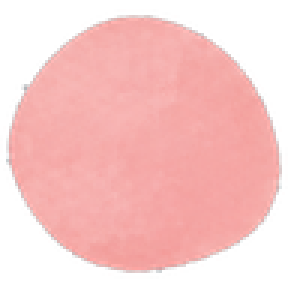
#> input picture assets/emotion-pebble/affection.png, 96 x 96 px, given in place of joy.png, which was not available (shown 3 times larger)
$ python make-report-stickers.py
#> lines starting #> are read from the running program, lines starting #| are printed output that depends on the picture
"""주간 리포트 공책의 **흰 테두리 스티커**를 그림으로 굽는다.

예전에는 같은 그림을 흰색으로 물들여 여덟 방향으로 겹쳐 그렸다. 스티커 하나가 그림 아홉 장이라
공책을 열 때 그림이 밀려서 하나씩 나타났다. 테두리를 그림에 넣어 두면 한 장으로 끝난다.

테두리 굵기는 예전 화면에서 보이던 값이다 — 조약돌은 폭 30에 1.3, 바바는 폭 112에 2.
그림 둘레로 여백을 넓혔으므로 화면은 그 여백만큼 크게 그린다(`parts.tsx` 의 `Sticker`).

    python3 scripts/make-report-stickers.py
"""

from PIL import Image
import numpy as np
from scipy import ndimage
import os

OUT = "assets/report/stickers"
# 서버 감정 키 12종 + 감정 없음 — `assets/emotion-pebble/` 의 그림을 그대로 받아 테두리만 두른다
PEBBLES = [
    "joy", "calm", "proud", "affection", "sad", "anxious",
    "angry", "disappointed", "ashamed", "confused", "sorry", "exhausted", "no-emotion",
]


def outlined(path, edge, pad):
#> called with path = 'assets/emotion-pebble/joy.png', edge = 4.16, pad = 6
    art = Image.open(path).convert("RGBA")
#> art is the input picture: PIL image 96x96 RGBA; mean R, G, B, A 164.5, 116.5, 115.3, 163
    w, h = art.size
#> w = 96; h = 96
    canvas = Image.new("RGBA", (w + pad * 2, h + pad * 2), (255, 255, 255, 0))
    canvas.alpha_composite(art, (pad, pad))
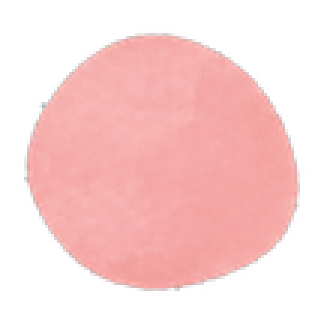
#> canvas: PIL image 108x108 RGBA (shown 3 times larger); mean R, G, B, A 245.6, 207.7, 206.8, 128.8; transparent parts drawn white
    alpha = np.asarray(canvas.getchannel("A"))
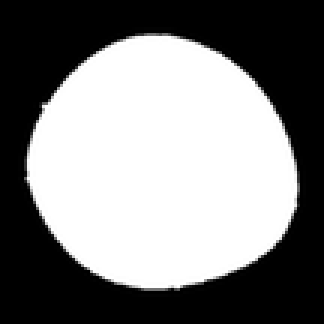
#> alpha: shape (108, 108) (shown 3 times larger); min 0, max 255, mean 128.8
    # 그림에서 떨어진 거리로 테두리를 그려 각지지 않게 한다
    distance = ndimage.distance_transform_edt(alpha < 64)
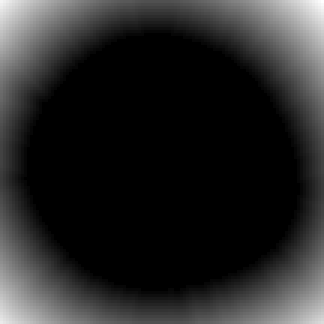
#> distance: shape (108, 108) float64 (shown 3 times larger); min 0, max 34.66, mean 5.3; drawn with min black and max white
    ring = np.clip(edge + 0.5 - distance, 0, 1)
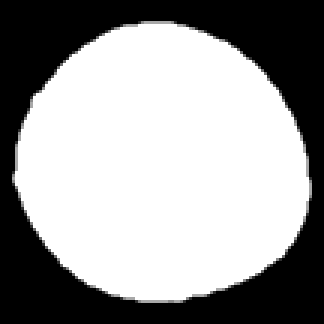
#> ring: shape (108, 108) float64 (shown 3 times larger); min 0, max 1, mean 0.608
    white = np.full((*alpha.shape, 4), 255, dtype=np.uint8)
    white[..., 3] = (ring * 255).astype(np.uint8)
    result = Image.fromarray(white)
    result.alpha_composite(canvas)
    return result


os.makedirs(OUT, exist_ok=True)
for name in PEBBLES:
    outlined(f"assets/emotion-pebble/{name}.png", 96 * 1.3 / 30, 6).save(
        f"{OUT}/{name}.png", optimize=True
    )
#> pass 2 of the loop `for name in PEBBLES:`:
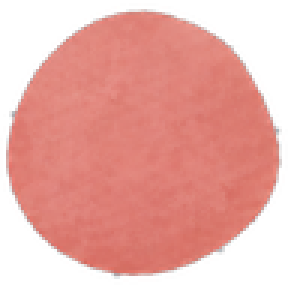
#> input picture assets/emotion-pebble/angry.png, 96 x 96 px, given in place of calm.png, which was not available (shown 3 times larger)
#> in outlined, art is the input picture: PIL image 96x96 RGBA; mean R, G, B, A 154.8, 91.3, 85.1, 169.6
#> in outlined (call 2), `distance = ndimage.distance_transform_edt(alpha < 64)`:
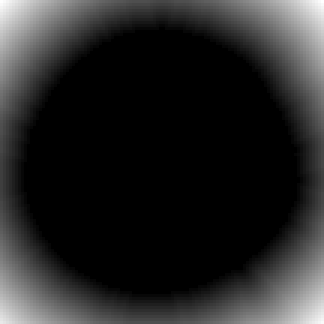
#> distance: shape (108, 108) float64 (shown 3 times larger); min 0, max 32.56, mean 4.9; drawn with min black and max white
#> in outlined (call 2), `ring = np.clip(edge + 0.5 - distance, 0, 1)`:
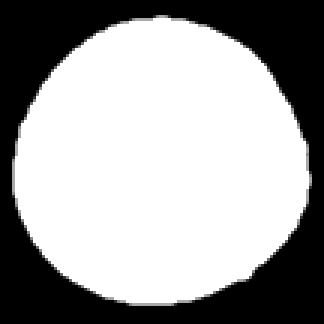
#> ring: shape (108, 108) float64 (shown 3 times larger); min 0, max 1, mean 0.63
#> (the run stopped early here; a loop or call above may not have finished)
